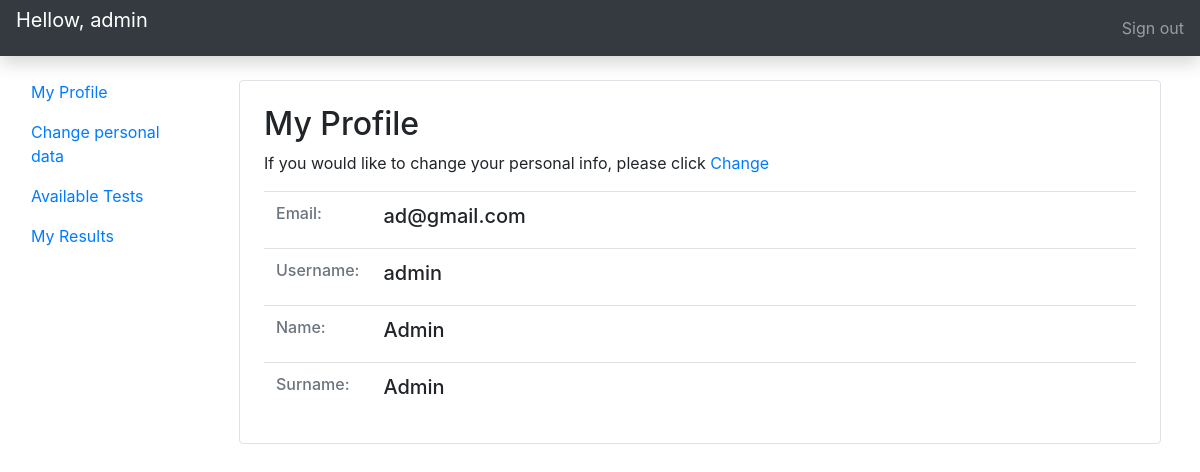
/profile/ (signed in), run on the app's committed database.
### accounts/models.py (models this page shows, shortened)
class Account(AbstractBaseUser):
    email = models.EmailField(verbose_name="email", max_length=60, unique=True)
    username = models.CharField(max_length=30, unique=True)
    date_joined = models.DateTimeField(verbose_name='date joined', auto_now_add=True)
    last_login = models.DateTimeField(verbose_name='last login', auto_now=True)
    is_admin = models.BooleanField(default=False)
    is_active = models.BooleanField(default=True)
    is_staff = models.BooleanField(default=False)
    is_superuser = models.BooleanField(default=False)
    first_name = models.CharField(max_length=30)
    last_name = models.CharField(max_length=60)
    USERNAME_FIELD = 'username'
    REQUIRED_FIELDS = ['email', 'first_name', 'last_name']
    objects = MyAccountManager()

### accounts/views.py (the view)
# urls.py: path('profile/', profile_view, name="profile"),
def profile_view(request):
    return render(request, 'accounts/profile.html')

### accounts/templates/accounts/profile.html
{% extends 'base.html' %}
{% load static %}
{% block content %}
<div class="container">
	<div class="border rounded bg-white">
		<div class="mb-4 mt-4 ml-4 mr-4">
			<h2 class="mb-2">My Profile</h2>
			<p>
				If you would like to change your personal info, please click
				<a href="{% url 'account' %}">Change</a>
			</p>
			<table class="table">
				<tbody>
				<tr>
					<th scope="col">
						<h6 class="text-secondary">Email:</h6>
					</th>
					<th class="col">
						<h5>{{user.email}}</h5>
					</th>
				</tr>
				<tr>
					<th scope="col">
						<h6 class="text-secondary">Username:</h6>
					</th>
					<th class="col">
						<h5>{{user.username}}</h5>
					</th>
				</tr>
				<tr>
					<th scope="col">
						<h6 class="text-secondary">Name:</h6>
					</th>
					<th class="col">
						<h5>{{user.first_name}}</h5>
					</th>
				</tr>
				<tr>
					<th scope="col">
						<h6 class="text-secondary">Surname:</h6>
					</th>
					<th class="col">
						<h5>{{user.last_name}}</h5>
					</th>
				</tr>
				</tbody>
			</table>
		</div>
	</div>
</div>
{% endblock %}

### templates/base.html (shortened to what this page needs)
{% load static %}
<!DOCTYPE html>
<html lang="en">
<head>
    <link rel="stylesheet" href="https://stackpath.bootstrapcdn.com/bootstrap/4.5.0/css/bootstrap.min.css">
</head>
<body>
<nav class="navbar navbar-dark sticky-top bg-dark flex-md-nowrap p-0 shadow">
	<p class="navbar-brand col-md-3 col-lg-2 mr-0 px-3">Hellow, {{request.user.username}}</p>
  <ul class="navbar-nav px-3">
    <li class="nav-item text-nowrap">
      <a class="nav-link" href="{% url 'logout' %}">Sign out</a>
    </li>
  </ul>
</nav>
<div class="container-fluid">
  <div class="row">
    <nav id="sidebarMenu" class="col-md-3 col-lg-2 d-md-block sidebar collapse">
      <div class="sidebar-sticky pt-3">
        <ul class="nav flex-column">
          <li class="nav-item">
            <a class="nav-link active" href="{% url 'profile' %}">
              My Profile
            </a>
          </li>
          <li class="nav-item">
            <a class="nav-link" href="{% url 'account' %}">
              Change personal data
            </a>
          </li>
          <li class="nav-item">
            <a class="nav-link" href="{% url 'tests' %}">
              Available Tests
            </a>
          </li>
          <li class="nav-item">
            <a class="nav-link" href="#">
              My Results
            </a>
          </li>
        </ul>
      </div>
    </nav>
    <main role="main" class="col-md-9 ml-sm-auto col-lg-10 px-md-4 mt-4">
      {% block content %}
      {% endblock %}
    </main>
  </div>
</div>
</body>
</html>

### data on the page
Account: user.username "admin", email "ad@gmail.com", username "admin", first_name "Admin", last_name "Admin"
